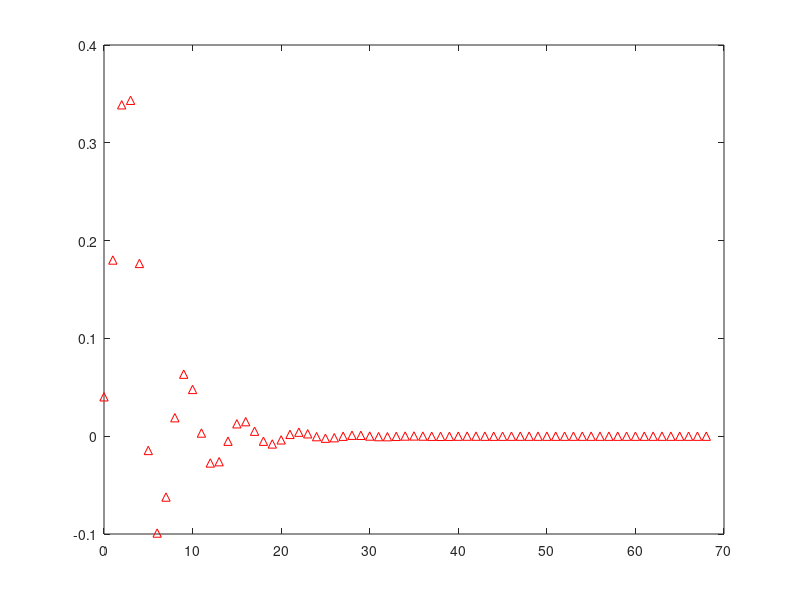
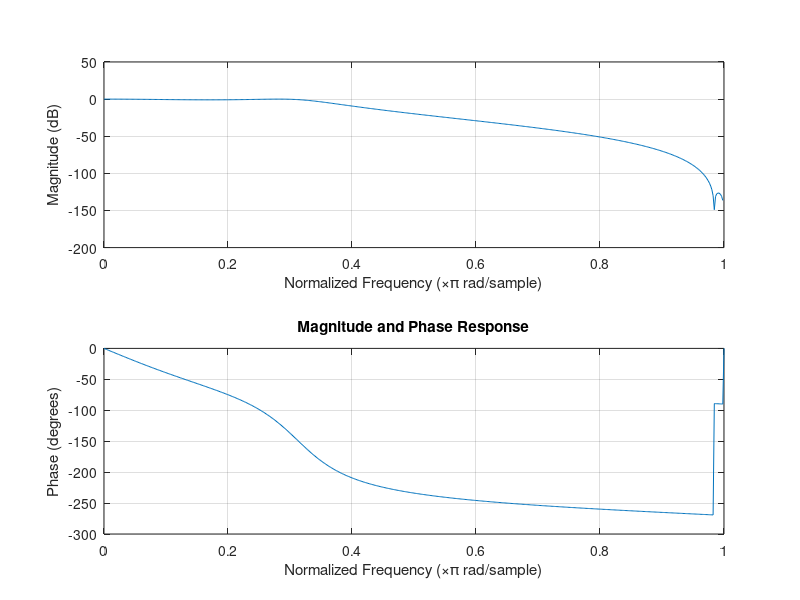

These figures' MATLAB source, in order:
clear all

h_num = [0.0403 0.1208 0.1208 0.0403];
h_den = [1 -1.4726 1.1715 -0.3767];

figure
impz(h_num, h_den)

figure
freqz(h_num, h_den)
title('Magnitude and Phase Response')
